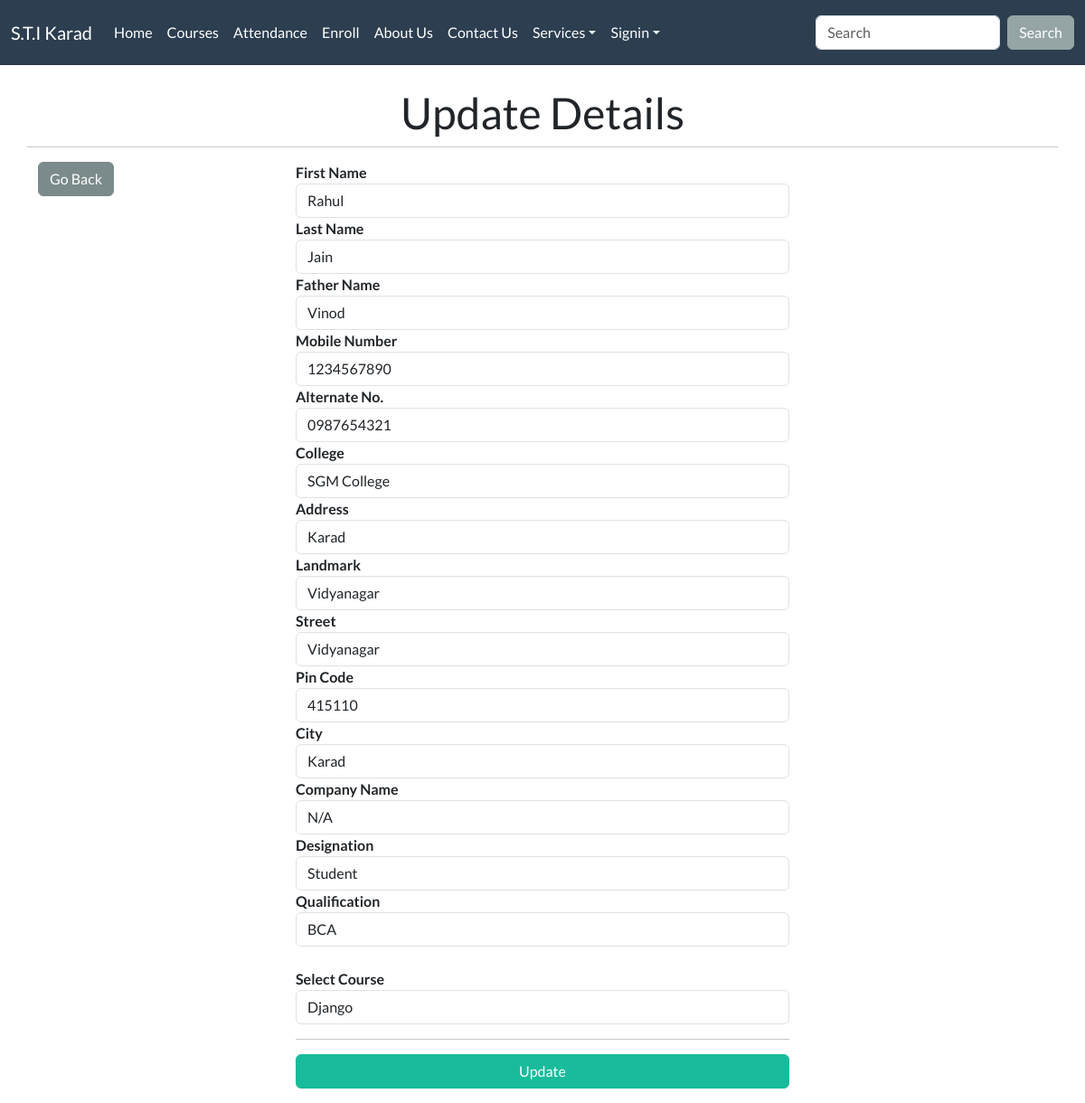
Page /candidateupdate/1/ on the committed database.
### startupapp/models.py (models this page shows, shortened)
class Register(models.Model):
    candidateId=models.AutoField(primary_key=True)
    firstName=models.CharField(max_length=20)
    lastName=models.CharField(max_length=20)
    fatherName=models.CharField(max_length=20)
    phoneNumber=models.CharField(max_length=14)
    alternateNumber=models.CharField(max_length=14)
    email=models.EmailField(unique=True)
    collegeName=models.CharField(max_length=100)
    address=models.TextField(max_length=150)
    landmark=models.CharField(max_length=100)
    street=models.CharField(max_length=100)
    city=models.CharField(max_length=100)
    pincode=models.IntegerField()
    companyName=models.CharField(max_length=150,blank=True,null=True)
    designation=models.CharField(max_length=150)
    qualification=models.CharField(max_length=100)
    computerKnowledge=models.CharField(max_length=50)
    Course=models.CharField(max_length=150)
    timestamp = models.DateField(auto_now_add=True)
    trainer=models.ForeignKey(Trainer,on_delete=models.DO_NOTHING,null=True)

### startupapp/views.py (the view, shortened to what this page needs)
# urls.py: path('candidateupdate/<id>/',views.candidateupdate,name="candidateupdate"),
def candidateupdate(request,id):
    data=Register.objects.get(candidateId=id)
    courses=Courses.objects.all()
    context={"data":data,"courses":courses}
    return render(request,"updatecandidate.html",context)

### templates/updatecandidate.html (shortened to what this page needs)
{% extends 'base.html' %}
{% block body %}
<div class="container mt-4">
    <div class="row">
        <h1 class="text-center">Update Details</h1>
        <hr>
            <div class="col-md-3">
                <div><a href="/candidateprofile/" class="btn btn-dark"> Go Back</a> </div>
            </div>
            <div class="col-md-6">
                <form action="/candidateupdate/{{data.candidateId}}/" method="post">{% csrf_token %}
                <div class="form-group">
                    <label for="fname"><b>First Name </b></label>
                    <input type="text" class="form-control" name="fname" value="{{data.firstName}}" id="fname" required>
                </div>
                <div class="form-group">
                    <label for="lname"><b>Last Name </b></label>
                    <input type="text" class="form-control" name="lname" id="lname" value="{{data.lastName}}" required>
                </div>
                <div class="form-group">
                    <label for="fathername"><b>Father Name </b></label>
                    <input type="text" class="form-control" name="fatherName" id="fathername" value="{{data.fatherName}}" required>
                </div>
                <div class="form-group">
                    <label for="phone"><b>Mobile Number </b></label>
                    <input type="tel" class="form-control" name="phone" id="phone" value="{{data.phoneNumber}}" required>
                </div>
                <div class="form-group">
                    <label for="alternateNumber"><b>Alternate No.</b></label>
                    <input type="number" class="form-control" name="alternateNumber" id="alternateNumber" value="{{data.alternateNumber}}" required>
                </div>
                <div class="form-group">
                    <label for="college"><b>College </b></label>
                    <input type="text" name="college" class="form-control" id="college" placeholder="Enter College Name"
                        value="{{data.collegeName}}" required>
                </div>
                <div class="form-group">
                    <label for="addr"><b>Address </b></label>
                    <input class="form-control" type="text" name="addr" id="addr" value="{{data.address}}" required>
                </div>
                <div class="form-group">
                    <label for="landmark"><b>Landmark</b> </label>
                    <input class="form-control" type="text" name="landmark" id="landmark" value="{{data.landmark}}" required>
                </div>
                <div class="form-group">
                    <label for="street"><b>Street</b> </label>
                    <input class="form-control" type="text" name="street" id="street" value="{{data.street}}" required>
                </div>
                <div class="form-group">
                    <label for="pcode"><b>Pin Code</b> </label>
                    <input class="form-control" type="number" name="pcode" id="pcode" value="{{data.pincode}}" required>
                </div>
                <div class="form-group">
                    <label for="city"><b>City</b></label>
                    <input class="form-control" type="text" name="city" id="city" value="{{data.city}}" required>
                </div>
                <div class="form-group">
                    <label for="companyname"> <b>Company Name</b></label>
                    <input type="text" name="companyname" class="form-control" id="companyname" placeholder="Freshers Mention as NA" value="{{data.companyName}}" required>
                </div>
                <div class="form-group">
                    <label for="Designation"><b>Designation</b></label>
                    <input class="form-control" type="text" name="Designation" id="Designation" value="{{data.designation}}" required>
                </div>
                <div class="form-group">
                    <label for="Qualification"><b>Qualification</b></label>
                    <input class="form-control" type="text" name="Qualification" id="Qualification" value="{{data.qualification}}" required>
                </div>
    <br>
                <div class="form-group">
                    <label for="scourse"><b>Select Course</b></label>
                    <select class="form-control" id="scourse" name="scourse"  required>
                <option value="{{data.Course}}">{{data.Course}}</option>
                    </select>
                  </div>
                <hr>
                <div class="d-grid gap-2 mb-3">
                    <button type="submit" class="btn btn-success get-started-btn">Update</button>
                </div>
            </form>
            </div>
        <div class="col-md-3"></div>
    </div>
</div>
{% endblock body %}

### rows in the picture
Register: fname "Rahul", lname "Jain", fatherName "Vinod", phone "1234567890", alternateNumber "0987654321", college "SGM College", addr "Karad", landmark "Vidyanagar", street "Vidyanagar", pcode "415110", city "Karad", companyname "N/A", Designation "Student", Qualification "BCA", scourse "Django"
